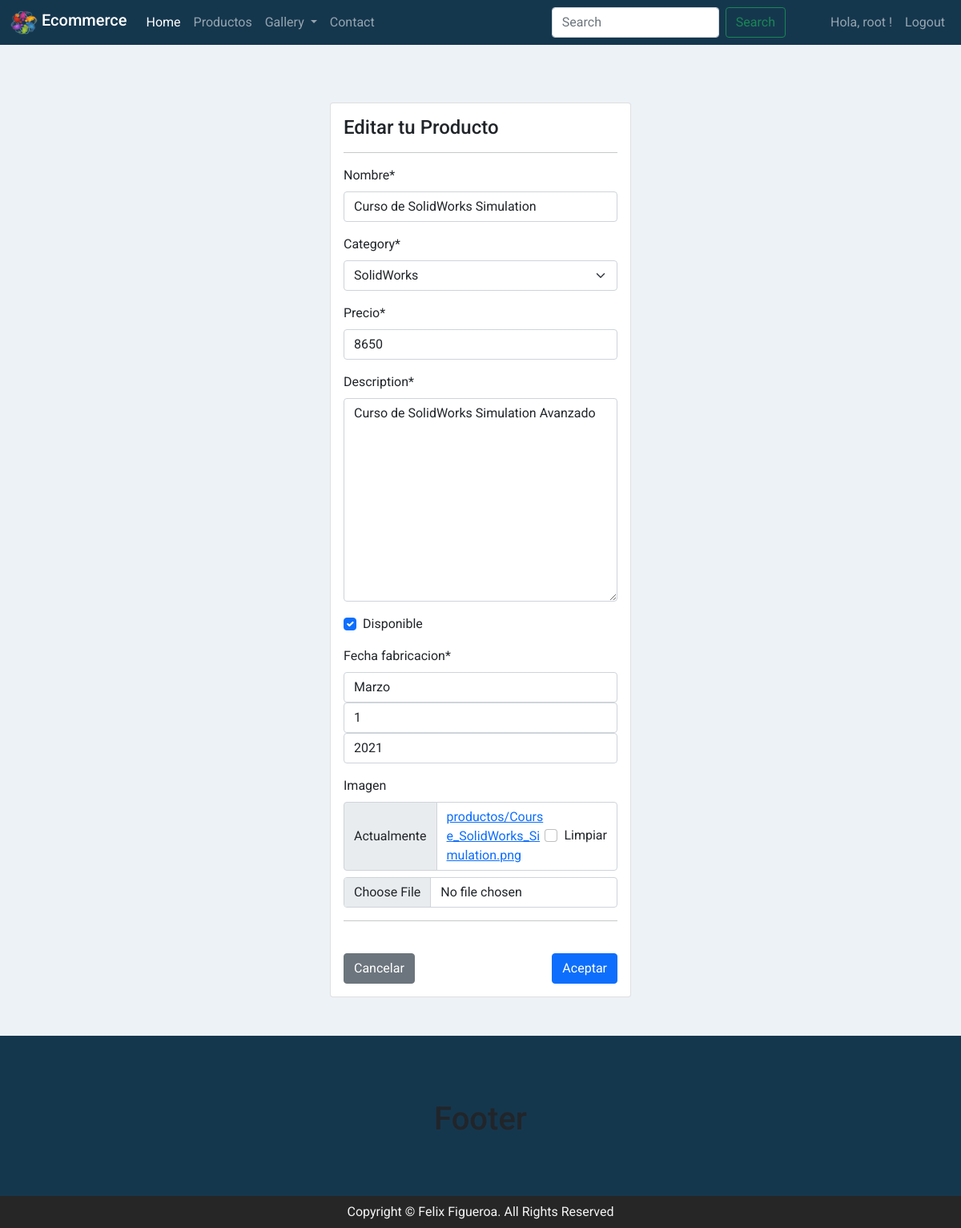
The page /modificar-producto/6/ (signed in) on the database its author committed.
### app1/models.py (models this page shows, shortened)
class Producto(models.Model):
    nombre = models.CharField(max_length=50)
    category = models.ForeignKey(Category, on_delete=models.PROTECT)
    precio = models.IntegerField()
    description = models.TextField()
    disponible = models.BooleanField()
    fecha_fabricacion = models.DateTimeField()
    imagen = models.ImageField(upload_to="productos",null=True)
    '''Cuando agregamos un nuevo campo al modelo existente,
    debe ser null o al menos debe tener un valor por defecto,
    porque ya hay datos almacenados en el modelo'''

class Category(models.Model):
    nombre = models.CharField(max_length=50)
    def __str__(self):
        return self.nombre

### app1/views.py (the view, shortened to what this page needs)
# urls.py: path('modificar-producto/<id>/', modificar_producto, name= "modificar_producto"),
@permission_required('app1.change_producto')
def modificar_producto(request, id):
    producto = get_object_or_404(Producto, id=id)
    data = {
        'form': ProductoForm(instance=producto)
    }
    return render(request, 'producto/modificar.html', data)

### app1/forms.py (shortened to what this page needs)
class ProductoForm(forms.ModelForm):
    nombre = forms.CharField(min_length=3, max_length=50)
    imagen = forms.ImageField(required=False, validators=[MaxSizeFileValidator(max_file_size=2)])
    precio = forms.IntegerField(min_value=1, max_value=100000)
    class Meta:
        model = Producto
        fields = '__all__'
        widgets = {
            "fecha_fabricacion": forms.SelectDateWidget() # mejorar con plugin de javascripts.
        }

### app1/templates/producto/modificar.html (shortened to what this page needs)
{% extends 'app/base.html'%}
{% block contenido %}
{% load crispy_forms_tags %}
<div class="row">
    <div class="col"></div>
    <div class="col-12 col-md-4">
        <div class="card">
            <div class="card-body">
                <h4>Editar tu Producto</h4>
                <hr>
                <form action="" method="post" enctype="multipart/form-data">
                    {{ form | crispy}}
                    <hr>
                    <br>
                    <div class="d-flex justify-content-between">
                        <a href="{% url 'home' %}" class="btn btn-secondary">Cancelar</a>
                        <input type="submit" value= "Aceptar" class="btn btn-primary">
                    </div>
                </form>
            </div>
        </div>
    </div>
    <div class="col"></div>
</div>
{% endblock %}

### app1/templates/app/base.html (shortened to what this page needs)
{%  load static %}
<!doctype html>
<html lang="en">
  <head>
    <link href="https://cdn.jsdelivr.net/npm/bootstrap@5.0.1/dist/css/bootstrap.min.css" rel="stylesheet">
    <link rel="stylesheet" href="{% static 'app/css/style.css'%}">
    <link rel="stylesheet" href="https://use.fontawesome.com/releases/v5.15.2/css/all.css">
  </head>
  <body>
    <nav class="navbar navbar-expand-lg navbar-dark" style="background-color: #15374e;">
        <div class="container-fluid">
            <a class="navbar-brand mb-0 h1" href="{% url 'home'%}">
            <img src="{% static 'app/icon/brand.png'%}" alt="logo" width="35" height="30" class="d-inline-block align-text-top">
            Ecommerce
            </a>
            <div class="collapse navbar-collapse" id="navbarSupportedContent">
                <ul class="navbar-nav me-auto mb-2 mb-lg-0">
                    <li class="nav-item">
                    <a class="nav-link active" aria-current="page" href="{% url 'home'%}">Home</a>
                    <li class="nav-item">
                    <a class="nav-link" href="{% url 'products'%}">Productos</a>
                    </li>
                    <li class="nav-item dropdown">
                    <a class="nav-link dropdown-toggle" href="#" id="navbarDropdown" role="button" data-bs-toggle="dropdown" aria-expanded="false">
                        Gallery
                    </a>
                    </li>
                    <li class="nav-item">
                    <a class="nav-link" href="{% url 'contacts'%}" tabindex="-1" aria-disabled="true">Contact</a>
                    </li>
                </ul>
                <form class="d-flex mx-5">
                    <input class="form-control me-2" type="search" placeholder="Search" aria-label="Search">
                    <button class="btn btn-outline-success" type="submit">Search</button>
                </form>
                <ul class="navbar-nav">
                {% if user.is_authenticated %}
                    <li class="nav-item">
                        <a class="nav-link" href="#" role="button">Hola, {{ user.username }} !</a>
                    </li>
                    <li class="nav-item">
                        <a class="nav-link" href="{% url 'logout' %}" role="button">Logout</a>
                    </li>
                {% endif %}
                </ul>
            </div>
        </div>
    </nav>
    <main>
        <br>
        <br>
        <br>
        <div class="container-fluid">
            {% block contenido %}{% endblock %}
        </div>
    </main>
    <br>
    <br>
    <footer>
        <div class="container-fluid ">
            <div class="row">
                <div class="footer-container">
                    <h1>Footer</h1>
                </div>
            </div>
        </div>
        <div class="container-fluid">
            <div class="row">
                <div class="col py-2 " style="color:whitesmoke; font-size: 16px; text-align:center; background-color: #262626;">
                    Copyright © Felix Figueroa. All Rights Reserved
                </div>
            </div>
        </div>
    </footer>
  </body>
</html>

### app1/static/app/css/style.css (style rules this page uses)
body { background-color:#EDF2F7; font-family: 'Roboto', sans-serif; }
.footer-container { width: 100%; height: 200px; background: #15374e; text-align: center; padding-top:80px; }

### rows shown on the page
Producto: nombre "Curso de SolidWorks Simulation", category "SolidWorks", precio "8650", description "Curso de SolidWorks Simulation Avanzado", disponible "☑"

### other values the page prints
{{ user.username }} "root"
